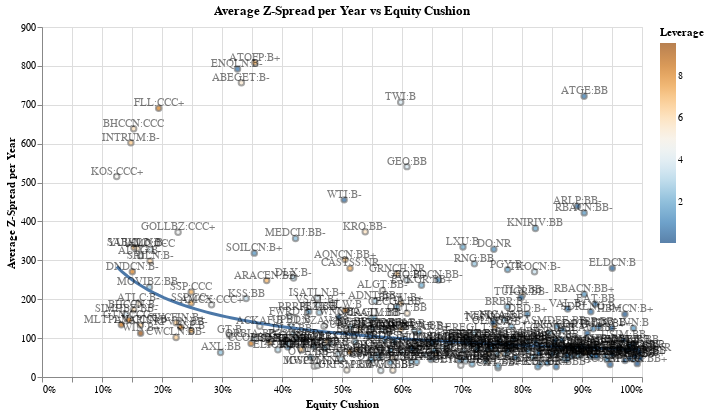

Notebook code for this chart:
### Markdown cell above
# Credit Spreads vs Equity Cushion
© 2025 Marek Ozana

This notebook uses **polars-bloomberg** to study how bond spreads relate to a company’s **equity cushion**, (EV-NetDebt) / EV

We plot each issuer as a scatter point using **average z-spread per year of duration** versus equity cushion and highlight the typical “hockey-stick” pattern: spreads are fairly stable at healthy cushions, then widen rapidly when the cushion becomes thin.

Implementation detail: in Bloomberg BQL we map each bond to its issuer fundamentals via **`fundamentalTicker` (mapby=LINEAGE)**, then **group by `ticker` and rating** to aggregate bond-level spread/duration and issuer-level fundamentals into one issuer datapoint.

### Code cell
import json
from pathlib import Path

import altair as alt

alt.renderers.set_embed_options(actions=False)
chart_file = Path("docs/examples/credit") / "equity-cushion-vs-spread-hero.json"
with open(chart_file) as f:
    spec = json.load(f)
alt.Chart.from_dict(spec)

### Figure 1 — Vega-Lite specification as saved in the notebook (floating-point values rounded to 4 significant figures; data arrays with more than 128 entries replaced by an {"elided": "..."} marker saying what was removed)
{"config": {"view": {"continuousWidth": 300, "continuousHeight": 300}}, "layer": [{"mark": {"type": "circle", "stroke": "gray"}, "encoding": {"color": {"field": "#ndebt2ebitda", "scale": {"scheme": "blueorange"}, "title": "Leverage", "type": "quantitative"}, "tooltip": [{"field": "TICKER", "type": "nominal"}, {"field": "BB_COMPOSITE", "type": "nominal"}, {"field": "#spread_per_year", "type": "quantitative"}, {"field": "#eq_cushion", "type": "quantitative"}], "x": {"axis": {"format": "%"}, "field": "#eq_cushion", "title": "Equity Cushion", "type": "quantitative"}, "y": {"field": "#spread_per_year", "title": "Average Z-Spread per Year", "type": "quantitative"}}}, {"mark": {"type": "line", "size": 3}, "encoding": {"x": {"axis": {"format": "%"}, "field": "#eq_cushion", "title": "Equity Cushion", "type": "quantitative"}, "y": {"field": "#spread_per_year", "title": "Average Z-Spread per Year", "type": "quantitative"}}, "transform": [{"on": "#eq_cushion", "regression": "#spread_per_year", "method": "pow"}]}, {"mark": {"type": "text", "align": "center", "baseline": "bottom", "opacity": 0.5}, "encoding": {"text": {"field": "ID", "type": "nominal"}, "x": {"axis": {"format": "%"}, "field": "#eq_cushion", "title": "Equity Cushion", "type": "quantitative"}, "y": {"field": "#spread_per_year", "title": "Average Z-Spread per Year", "type": "quantitative"}}}], "data": {"name": "data-db45d61381fb1c92fe1e5bf041ec4e6d"}, "datasets": {"data-db45d61381fb1c92fe1e5bf041ec4e6d": {"elided": "270 records"}}, "height": 350, "title": "Average Z-Spread per Year vs Equity Cushion", "width": 600, "$schema": "https://vega.github.io/schema/vega-lite/v6.1.0.json"}
